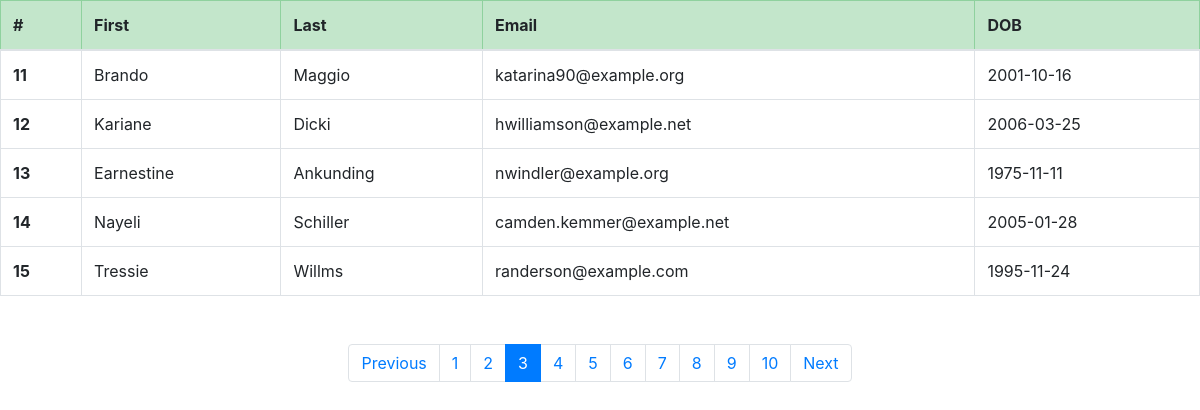
The page /pagination/select.php?page=3 on the database its author committed.
### tables this page shows
CREATE TABLE `authors` (
  `id` int(11) NOT NULL,
  `first_name` varchar(50) NOT NULL,
  `last_name` varchar(50) NOT NULL,
  `email` varchar(100) NOT NULL,
  `birthdate` date NOT NULL,
  `added` timestamp NOT NULL DEFAULT CURRENT_TIMESTAMP
);

### pagination/select.php (the view, shortened to what this page needs)
<?php
 include('config/db.php');
    $limit=5;
    if(isset($_GET['page']))
    {
    	$page=$_GET['page'];
    }
    else{
    	$page=1;
    }
    $start=$limit*($page-1);
  $authors = $connection->query("SELECT * FROM authors LIMIT $start,$limit")->fetchAll();
  $sql = $connection->query("SELECT count(id) AS id FROM authors")->fetchAll();
  $allRecrods = $sql[0]['id'];
  $totoalPages = ceil($allRecrods / $limit);
?>
<!DOCTYPE html>
<html>
<head>
    <link rel="stylesheet" href="https://stackpath.bootstrapcdn.com/bootstrap/4.5.0/css/bootstrap.min.css">
</head>
<body>
        <table class="table table-bordered mb-5">
            <thead>
                <tr class="table-success">
                    <th scope="col">#</th>
                    <th scope="col">First</th>
                    <th scope="col">Last</th>
                    <th scope="col">Email</th>
                    <th scope="col">DOB</th>
                </tr>
            </thead>
            <tbody>
                <?php foreach($authors as $author): ?>
                <tr>
                    <th scope="row"><?php echo $author['id']; ?></th>
                    <td><?php echo $author['first_name']; ?></td>
                    <td><?php echo $author['last_name']; ?></td>
                    <td><?php echo $author['email']; ?></td>
                    <td><?php echo $author['birthdate']; ?></td>
                </tr>
                <?php endforeach; ?>
            </tbody>
        </table>
        <nav aria-label="Page navigation example mt-5">
            <ul class="pagination justify-content-center">
                <li class="page-item <?php if($page <= 1){ echo 'disabled'; } ?>">
                    <a class="page-link"
                        href="<?php if($page <= 1){ echo '#'; } else { echo "?page=" . $prev; } ?>">Previous</a>
                </li>
                <?php for($i = 1; $i <= $totoalPages; $i++ ): ?>
                <li class="page-item <?php if($page == $i) {echo 'active'; } ?>">
                    <a class="page-link" href="select.php?page=<?= $i; ?>"> <?= $i; ?> </a>
                </li>
                <?php endfor; ?>
                <li class="page-item <?php if($page >= $totoalPages) { echo 'disabled'; } ?>">
                    <a class="page-link"
                        href="<?php if($page >= $totoalPages){ echo '#'; } else {echo "?page=". $next; } ?>">Next</a>
                </li>
            </ul>
        </nav>
</body>
</html>

### rows shown on the page
authors: id "11", first_name "Brando", last_name "Maggio", email "katarina90@example.org", birthdate "2001-10-16"
authors: id "12", first_name "Kariane", last_name "Dicki", email "hwilliamson@example.net", birthdate "2006-03-25"
authors: id "13", first_name "Earnestine", last_name "Ankunding", email "nwindler@example.org", birthdate "1975-11-11"
authors: id "14", first_name "Nayeli", last_name "Schiller", email "camden.kemmer@example.net", birthdate "2005-01-28"
authors: id "15", first_name "Tressie", last_name "Willms", email "randerson@example.com", birthdate "1995-11-24"
